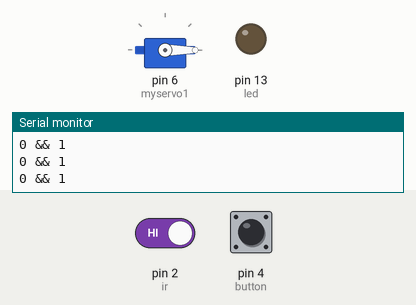
This program was run on a simulated Arduino Uno, built with avr-gcc and run on an emulated ATmega328P. On the bench: servo, output pins drawn as LEDs (lit = HIGH), the last lines printed to the serial monitor. The inputs (shaded band) are chosen by the test bench; at power-on: pin 4 (button) LOW, pin 2 (ir) HIGH.

Above: at 1.2 s.
1.3 s: pin 4 (button) pulled HIGH for 0.15 s
At 1.6 s:
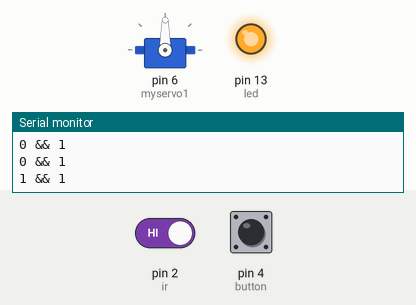
4.4 s: pin 4 (button) pulled HIGH for 1 s
At 7.8 s:
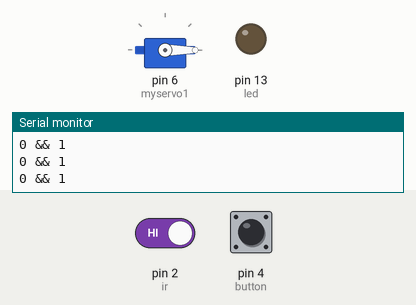
8.4 s: pin 4 (button) pulled HIGH for 3.2 s
At 9.5 s:
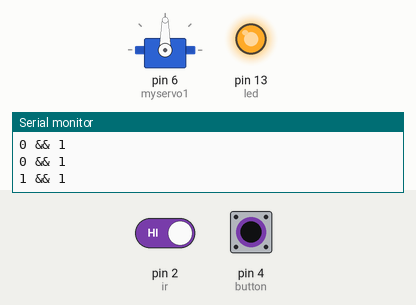
13.9 s: pin 2 (ir) driven LOW
At 14.7 s:
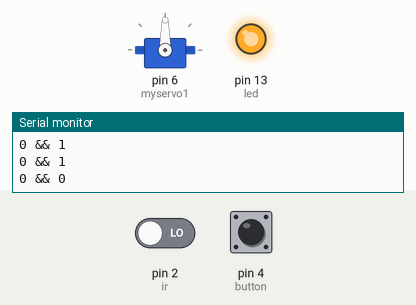
Timing chart, 0 to 16.4 s (numbered marks = the images above; inputs shaded):
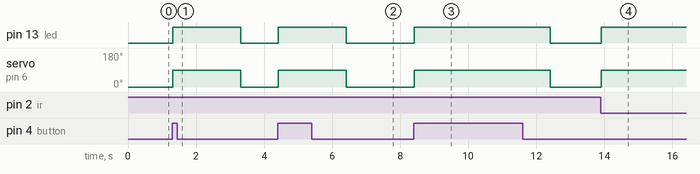

Measured:
- after the input at 1.3 s, pin 13 (led): LOW → HIGH at once, → LOW 2.0 s later; servo on pin 6 (myservo1): 0° → 90° at once, → 0° 2.0 s later
- after the input at 4.4 s, pin 13 (led): LOW → HIGH at once, → LOW 2.0 s later; servo on pin 6 (myservo1): 0° → 90° at once, → 0° 2.0 s later
- after the input at 8.4 s, pin 13 (led): LOW → HIGH at once, → LOW 4.0 s later; servo on pin 6 (myservo1): 0° → 90° at once, → 0° 4.0 s later
- after the input at 13.9 s, pin 13 (led): LOW → HIGH at once; servo on pin 6 (myservo1): 0° → 90° at once

The program:

main.cpp
```cpp
#include <Arduino.h>
#include <Servo.h>
int ir = 2;
int led = 13;
int button = 4;
Servo myservo1;

void setup()
{
  Serial.begin(9600);
  pinMode(ir, INPUT);
  pinMode(led, OUTPUT);
  pinMode(button, INPUT);
  myservo1.attach(6); // ALWAYS CONNECTED TO PWM PINS
}

void loop()
{
  int irvalue = digitalRead(ir);
  int val = digitalRead(button);
  Serial.print(val);
  Serial.print(" && ");
  Serial.println(irvalue);
  if (irvalue == 0 || val == 1)
  {
    digitalWrite(led, 1);
    myservo1.write(90);
    delay(2000);
  }
  else
  {
    digitalWrite(led, 0);
    myservo1.write(0);
  }
}
```
